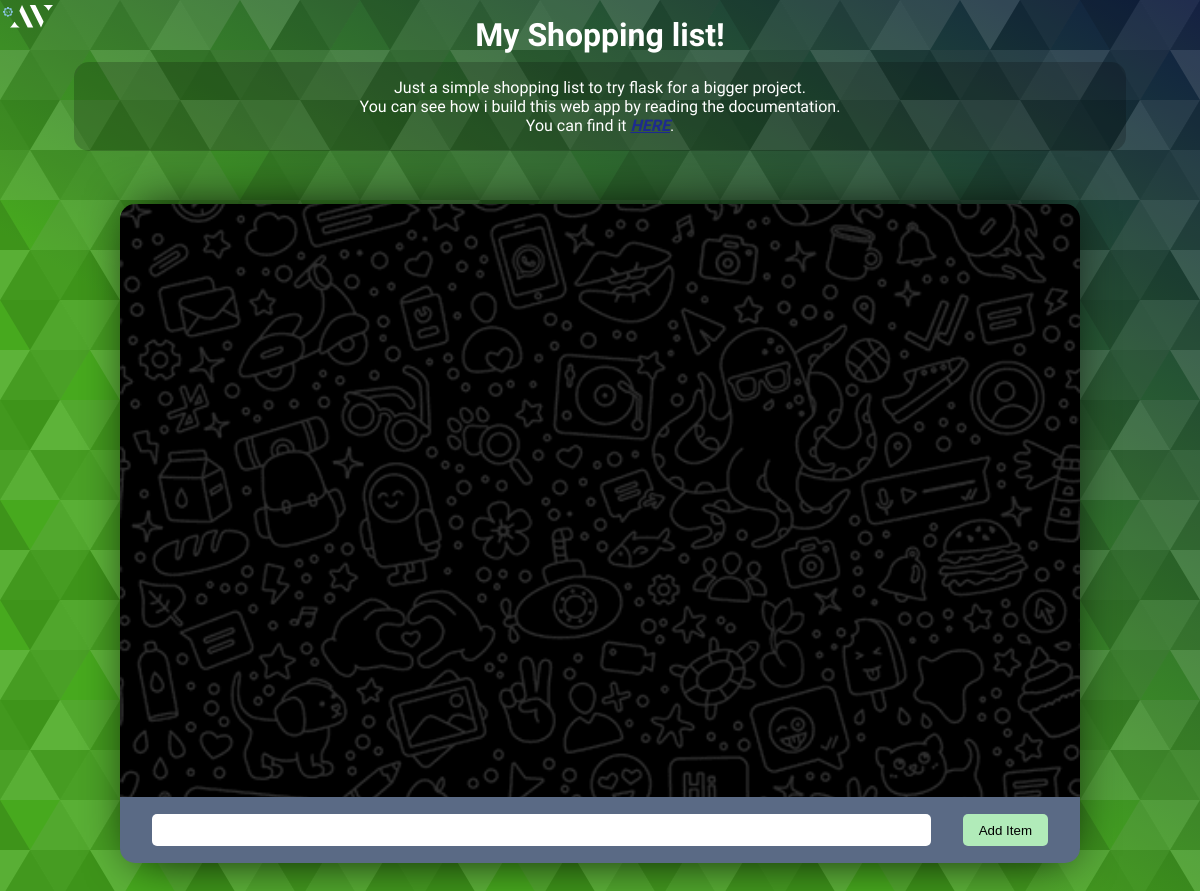
The app's page /, older data.
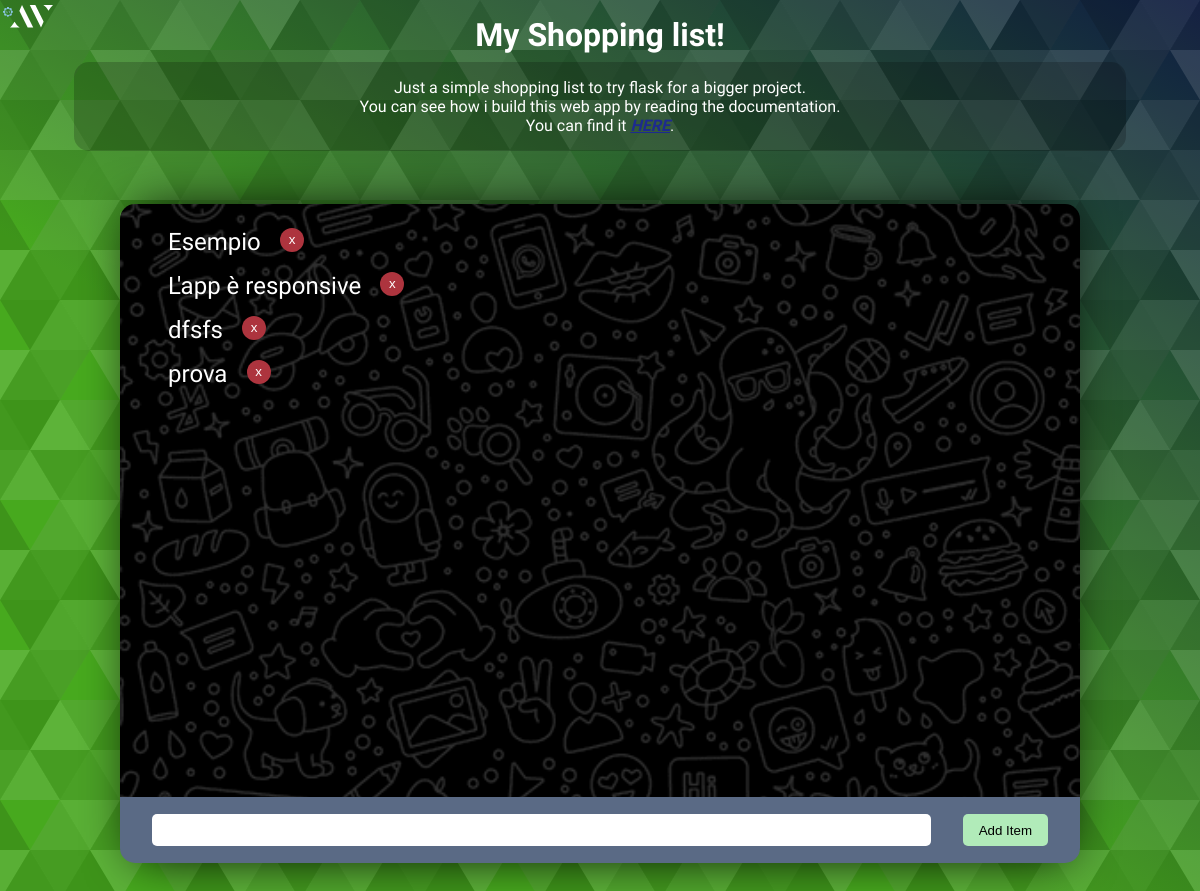
The same page, newer data.
### tables this page shows
CREATE TABLE posts ( 
          id INTEGER PRIMARY KEY AUTOINCREMENT,
          item TEXT
      );

### app.py (the view)
@app.route('/')
def index():
    conn = sqlite3.connect('db/database.db')
    conn.row_factory = sqlite3.Row
    posts = conn.execute('SELECT * FROM posts')
    return render_template('index.html', posts=posts)

### templates/index.html (shortened to what this page needs)
<!DOCTYPE html>
<html lang="en">
<head>
    <link rel="stylesheet" href="{{ url_for('static', filename='index.css') }}">
</head>
<body>
    <div class="container">
        <main>
            <div class="left">
                <h1>My Shopping list!</h1>
                <p>Just a simple shopping list to try flask for a bigger project.<br>
                You can see how i build this web app by reading the documentation.<br>
                You can find it <a href="/doc" target="_blank">HERE</a>.</p>
            </div>
            <div class="right">
                <div class="shopping-list">
                    <div class="top">
                        <ul>
                            {% for post in posts %}
                            <li data-id="{{ post.id }}">{{ post.item }} <div><button>x</button></div></li>
                            {% endfor %}
                        </ul>
                    </div>
                    <div class="bott">
                        <input type="text" name="articolo" id="articolo">
                        <button>Add Item</button>
                    </div>
                </div>
            </div>
            <div class="credits">
                <img src="../static/mini-logo.svg" alt="" onclick="window.open('https://github.com/alessioVelluso')">
            </div>
        </main>
    </div>
</body>
</html>

Row changes from the older to the newer data that the page shows:
added posts: item "Esempio"
added posts: item "L'app è responsive"
added posts: item "dfsfs"
added posts: item "prova"
